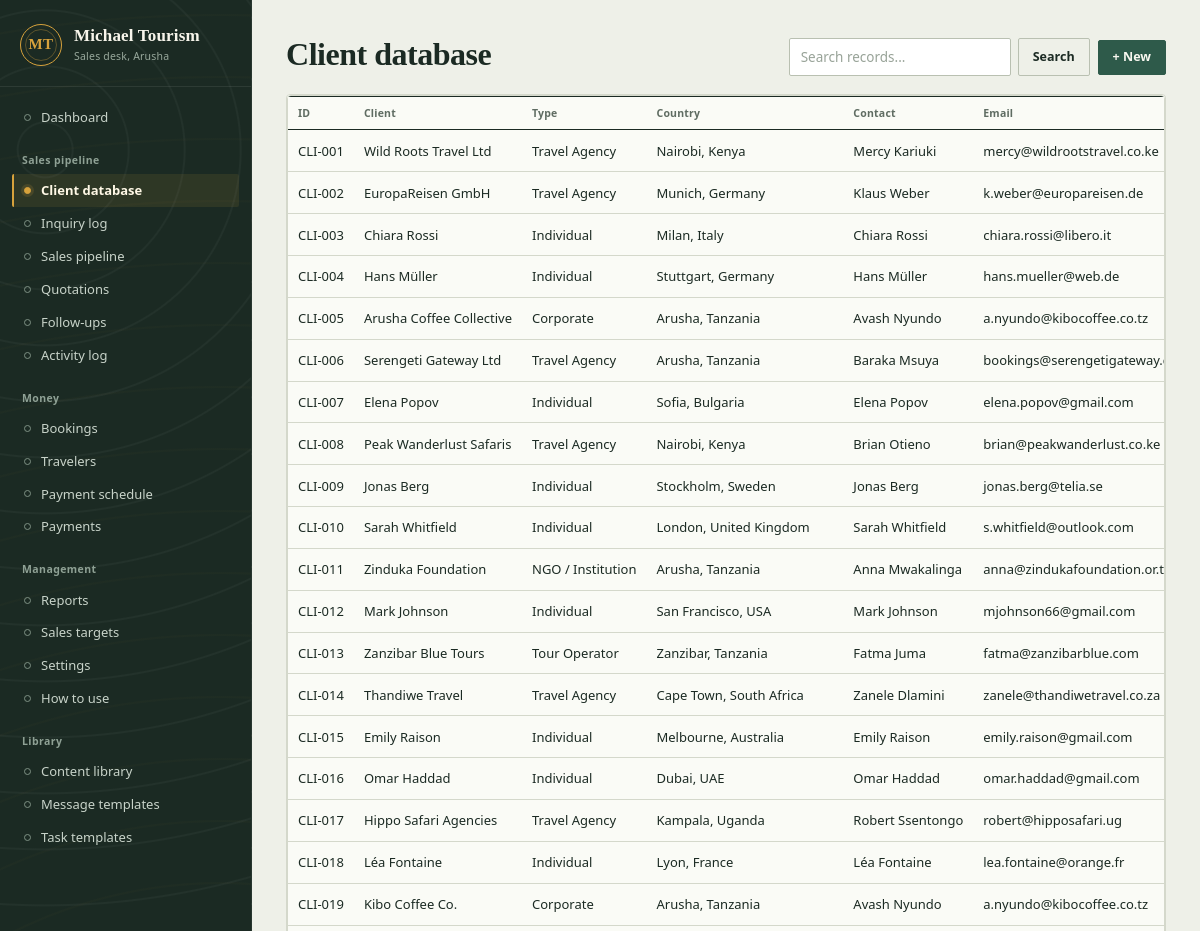
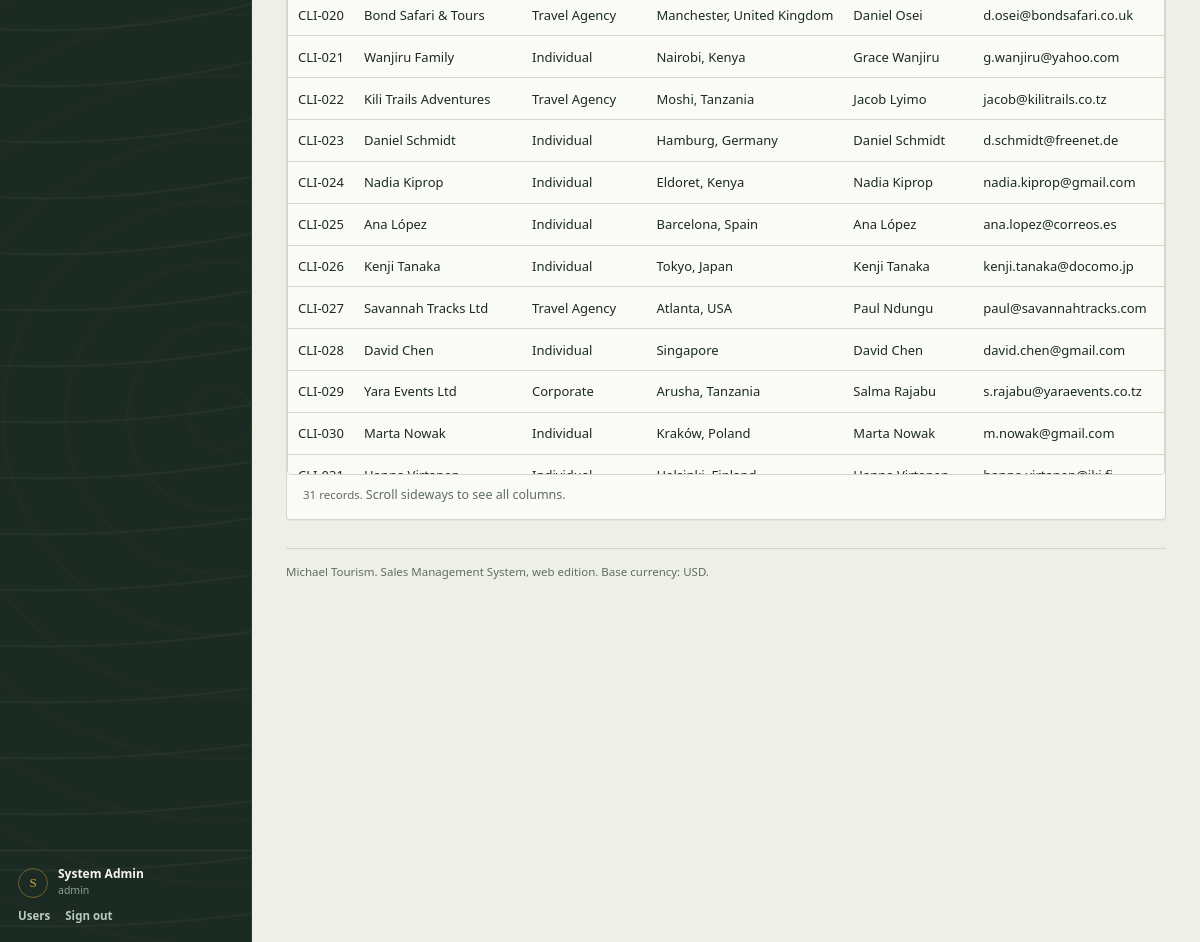
The page /clients (signed in) on the database its author committed (2 pictures, top to bottom).
### tables this page shows
CREATE TABLE IF NOT EXISTS `users` (
  `id`            INT AUTO_INCREMENT PRIMARY KEY,
  `name`          VARCHAR(100) NOT NULL,
  `email`         VARCHAR(150) NOT NULL UNIQUE,
  `salt`          VARCHAR(64)  NOT NULL,
  `password_hash` VARCHAR(64)  NOT NULL,
  `role`          ENUM('admin','manager','sales') NOT NULL DEFAULT 'sales',
  `active`        TINYINT(1) NOT NULL DEFAULT 1,
  `created_at`    TIMESTAMP NOT NULL DEFAULT CURRENT_TIMESTAMP
);

### app/controllers/crud.php (called while the page is built, shortened)
<?php
function crud_rows(array $m, string $q): array
{
    $q    = trim((string)$q);
    $sql  = 'SELECT base.* FROM (' . $m['select'] . ') base';
    $params = [];
    $alias = str_replace('t.', 'base.', $m['ordered']);
    $sql .= ' ORDER BY ' . $alias;
    return crud_postprocess($m, DB::all($sql, $params));
}
function crud_postprocess(array $m, array $rows): array
{
    if (empty($m['postprocess_row'])) return $rows;
    return $rows;
}
function crud_index(string $module): void
{
    $m = module_config($module);
    $q    = $_GET['q'] ?? '';
    $rows = crud_rows($m, (string)$q);
    view('crud_list', ['m' => $m, 'module' => $module, 'rows' => $rows, 'q' => $q]);
}

### public/router.php (called while the page is built, shortened)
<?php
require __DIR__ . '/index.php';

### app/helpers.php (called while the page is built, shortened)
<?php
function base_path(): string
{
    static $base = null;
    if ($base !== null) return $base;
    $docRoot = realpath((string)($_SERVER['DOCUMENT_ROOT'] ?? ''));
    $public  = realpath(dirname(__DIR__) . '/public');
    if ($docRoot !== false && $docRoot !== '/' && $public !== false && str_starts_with($public, $docRoot)) {
        $rel = substr($public, strlen($docRoot));
        return $base = rtrim(str_replace('\\', '/', $rel), '/');
    }
    $script = str_replace('\\', '/', (string)($_SERVER['SCRIPT_NAME'] ?? ''));
    $dir    = rtrim(str_replace('\\', '/', dirname($script)), '/');
    return $base = $dir;
}
function route_path(string $query): string
{
    parse_str($query, $q);
    $page   = preg_replace('/[^a-z_]/', '', strtolower((string)($q['page'] ?? 'dashboard'))) ?: 'dashboard';
    $action = (string)($q['action'] ?? '');
    $id     = (int)($q['id'] ?? 0);
    $edit   = (int)($q['edit'] ?? 0);
    $consumed = ['page' => true, 'action' => true, 'id' => true, 'edit' => true, 'token' => true];
    $extra    = array_diff_key($q, $consumed);
    switch ($page) {
        case 'dashboard':
            $path = '/';
            break;
        case 'logout':
            $path = '/logout';
            break;
        case 'reports':
        case 'help':
        case 'settings':
            $path = '/' . $page;
            break;
        case 'users':
            $path = $edit > 0 ? '/users/' . $edit . '/edit' : '/users';
            break;
        case 'draft_save':
            $path = '/drafts/save';
            break;
        case 'draft_discard':
            $path = '/drafts/discard';
            break;
        default:
            $slug = str_replace('_', '-', $page);
            $path = '/' . $slug;
            if ($action === 'form') {
                $path .= $id > 0 ? '/' . $id . '/edit' : '/new';
            } elseif ($action === 'save') {
                $path .= '/save';
            } elseif ($action === 'delete') {
                $path .= $id > 0 ? '/' . $id . '/delete' : '/delete';
            }
            break;
    }
    $qs = $extra ? '?' . http_build_query($extra) : '';
    return $path . $qs;
}
function url(string $query): string
{
    return base_path() . route_path($query);
}
function asset_url(string $path): string
{
    return base_path() . '/assets/' . ltrim($path, '/');
}
function e(?string $s): string
{
    return htmlspecialchars((string)$s, ENT_QUOTES, 'UTF-8');
}
function base_currency(): string
{
    return strtoupper(Env::get('BASE_CURRENCY', 'USD'));
}

### app/DB.php (called while the page is built, shortened)
<?php
final class DB
{
    private static $pdo = null;
    public static function pdo(): PDO
    {
        if (self::$pdo instanceof PDO) return self::$pdo;
        $dsn_host = Env::get('DB_HOST', '127.0.0.1');
        $dsn_port = Env::int('DB_PORT', 3306);
        $name     = Env::get('DB_NAME', '');
        $user     = Env::get('DB_USER', 'root');
        $pass     = Env::get('DB_PASS', '');
        $charset  = Env::get('DB_CHARSET', 'utf8mb4');
        $dsn = "mysql:host={$dsn_host};port={$dsn_port};dbname={$name};charset={$charset}";
        try {
            self::$pdo = new PDO($dsn, $user, $pass, [
                PDO::ATTR_ERRMODE            => PDO::ERRMODE_EXCEPTION,
                PDO::ATTR_DEFAULT_FETCH_MODE => PDO::FETCH_ASSOC,
                PDO::ATTR_EMULATE_PREPARES   => false,
            ]);
        } catch (PDOException $e) {
            http_response_code(500);
            error_log('DB connect failed: ' . $e->getMessage());
            exit('Database connection failed - check the credentials in .envWebVersion');
        }
        return self::$pdo;
    }
    public static function one(string $sql, array $params = []): ?array
    {
        $st = self::pdo()->prepare($sql);
        $st->execute($params);
        $row = $st->fetch();
        return $row === false ? null : $row;
    }
}

### app/Auth.php (called while the page is built, shortened)
<?php
final class Auth
{
    public static function user(): ?array
    {
        return DB::one('SELECT * FROM users WHERE id = ? AND active = 1', [$_SESSION['user_id']]);
    }
    public static function role(): string
    {
        $u = self::user();
        return $u ? $u['role'] : '';
    }
}

### app/Env.php (called while the page is built, shortened)
<?php
final class Env
{
    private static $values = [];
    public static function get(string $key, string $default = ''): string
    {
        $env = getenv($key);
        if ($env !== false && $env !== '') return $env;
        return self::$values[$key] ?? $default;
    }
}

### app/views/layout.php (the view, shortened to what this page needs)
<?php
$isBare = !empty($bare);
?><!DOCTYPE html>
<html lang="en">
<head>
<link rel="stylesheet" href="<?= e(asset_url('style.css')) ?>">
</head>
<body class="<?= $isBare ? 'bare' : '' ?>"
      <?php if (!$isBare): ?>data-draft-save-url="<?= e(url('page=draft_save')) ?>"
      data-draft-discard-url="<?= e(url('page=draft_discard')) ?>"<?php endif; ?>>
<?php if (!empty($bare)): ?>
  <?= $content ?>
<?php else: ?>
<div class="shell">
  <aside class="side">
    <div class="brand">
      <span class="mark" aria-hidden="true">MT</span>
      <div class="brandtext"><b>Michael Tourism</b><span>Sales desk, Arusha</span></div>
    </div>
    <nav aria-label="Main navigation">
      <a href="<?= e(url('page=dashboard')) ?>" <?= ($page ?? '') === 'dashboard' ? 'class="on"' : '' ?>>Dashboard</a>
      <?php
        $groups = [
          'Sales pipeline' => [
            ['clients',      'Client database'],
            ['inquiries',    'Inquiry log'],
            ['pipeline',     'Sales pipeline'],
            ['quotations',   'Quotations'],
            ['followups',    'Follow-ups'],
            ['activities',   'Activity log'],
          ],
          'Money' => [
            ['bookings',     'Bookings'],
            ['travelers',    'Travelers'],
            ['schedule',     'Payment schedule'],
            ['payments',     'Payments'],
          ],
          'Management' => [
            ['reports',      'Reports'],
            ['targets',      'Sales targets'],
            ['settings',     'Settings'],
            ['help',         'How to use'],
          ],
          'Library' => [
            ['content_library',   'Content library'],
            ['message_templates', 'Message templates'],
            ['task_templates',    'Task templates'],
          ],
        ];
        foreach ($groups as $label => $items): ?>
          <div class="navgrp"><?= e($label) ?></div>
          <?php foreach ($items as [$p, $txt]): ?>
            <a href="<?= e(url('page=' . $p)) ?>" <?= ($page ?? '') === $p ? 'class="on"' : '' ?>><?= e($txt) ?></a>
          <?php endforeach; ?>
        <?php endforeach; ?>
    </nav>
    <?php $meName = (string)($user['name'] ?? 'Michael Tourism'); ?>
    <div class="me">
      <div class="me-row">
        <span class="avatar" aria-hidden="true"><?= e(strtoupper(substr($meName, 0, 1))) ?></span>
        <div>
          <div class="me-name"><?= e($meName) ?></div>
          <div class="me-role"><?= e($user['role'] ?? '') ?></div>
        </div>
      </div>
      <div class="me-links">
        <a href="<?= e(url('page=users')) ?>">Users</a>
        <a href="<?= e(url('page=logout')) ?>" data-draft-flush>Sign out</a>
      </div>
    </div>
  </aside>
  <main class="main">
    <?= $content ?>
    <footer class="foot">Michael Tourism. Sales Management System, web edition. Base currency: <?= e($base_cur) ?>.</footer>
  </main>
</div>
<?php endif; ?>
</body>
</html>

### public/assets/style.css (style rules this page uses)
:root { --ink:#1B2A23; --ink-2:#263A30; --forest:#2E5A4A; --forest-dark:#23483B; --forest-soft:#DDE7DD; --paper:#EEF0E8; --paper-2:#E5E8DD; --surface:#FAFBF6; --surface-2:#F3F4EC; --line:#D4D8CB; --line-strong:#B9C0B1; --muted:#5F6C62; --saffron:#D7A23C; --saffron-soft:#F5E9C8; --clay:#B44E38; --clay-soft:#F4DED8; --sky:#6F8F89; --gold:#B8862F; --sand:#C9B98F; --ok:#2F6B4F; --okbg:#DFEDE2; --info:#2E5A4A; --infobg:#E2EBE1; --warn:#8A5A12; --warnbg:#F5E9C8; --bad:#9E3D2C; --badbg:#F4DED8; --font-body:"Avenir Next","Segoe UI",system-ui,-apple-system,"Helvetica Neue",Arial,sans-serif; --font-display:"Iowan Old Style","Palatino Linotype","Book Antiqua",Palatino,Georgia,serif; --font-mono:"SFMono-Regular",Consolas,"Liberation Mono",Menlo,monospace; --radius:4px; --shadow:0 1px 0 rgba(27,42,35,.05); }
* { box-sizing:border-box }
html { background:var(--paper) }
body { margin:0; font:14px/1.55 var(--font-body); color:var(--ink); background:var(--paper); -webkit-font-smoothing:antialiased; text-rendering:optimizeLegibility; }
a { color:var(--forest);text-decoration:none }
.shell { display:flex;min-height:100vh }
.side { width:252px; flex-shrink:0; display:flex; flex-direction:column; background: repeating-radial-gradient(circle at 18% 8%, transparent 0 26px, rgba(255,255,255,.035) 27px 28px, transparent 29px 56px), repeating-radial-gradient(circle at 88% 72%, transparent 0 30px, rgba(215,162,60,.025) 31px 32px, transparent 33px 62px), var(--ink); color:#D9E1D8; border-right:1px solid rgba(255,255,255,.06); }
.side .brand { display:flex; align-items:center; gap:12px; padding:24px 20px 20px; border-bottom:1px solid rgba(255,255,255,.08); }
.side .brand .mark, .proposal-brand .mark, .proposal-empty .mark, .login-brand .mark { display:inline-flex; align-items:center; justify-content:center; flex-shrink:0; width:42px; height:42px; border:1px solid var(--saffron); border-radius:50%; background:transparent; color:var(--saffron); font-family:var(--font-display); font-size:15px; font-weight:600; letter-spacing:.02em; position:relative; }
.side .brand .mark::after, .proposal-brand .mark::after, .proposal-empty .mark::after, .login-brand .mark::after { content:""; position:absolute; inset:4px; border:1px solid rgba(215,162,60,.35); border-radius:50%; }
.side .brand .brandtext { display:flex;flex-direction:column;min-width:0 }
.side .brand b { display:block; color:#F7F5EB; font-family:var(--font-display); font-size:17px; line-height:1.15; font-weight:600; letter-spacing:.01em; }
.side .brand .brandtext span { display:block; margin-top:3px; color:#98A89C; font-size:10.5px; letter-spacing:.02em; }
.side nav { padding:14px 12px; flex:1; overflow:auto; scrollbar-width:thin; scrollbar-color:rgba(255,255,255,.16) transparent; }
.side nav a { display:flex; align-items:center; gap:10px; color:#C8D3C9; padding:8px 10px; border-left:2px solid transparent; border-radius:2px; font-size:13px; line-height:1.3; transition:background .15s ease,color .15s ease,border-color .15s ease; }
.side nav a::before { content:""; width:5px; height:5px; border:1px solid #7E9184; border-radius:50%; flex:none; transition:background .15s ease,border-color .15s ease,box-shadow .15s ease; }
.side nav a.on { background:rgba(215,162,60,.10); border-left-color:var(--saffron); color:#FFF8E6; font-weight:600; }
.side nav a.on::before { background:var(--saffron); border-color:var(--saffron); box-shadow:0 0 0 3px rgba(215,162,60,.15); }
.navgrp { margin:18px 10px 6px; color:#8FA195; font-size:10.5px; font-weight:600; letter-spacing:.04em; text-transform:none; }
.me { padding:16px 18px; border-top:1px solid rgba(255,255,255,.08); color:#C8D3C9; font-size:12px; }
.me-row { display:flex;align-items:center;gap:10px }
.me .avatar { display:inline-flex; align-items:center; justify-content:center; width:30px; height:30px; flex:none; border:1px solid rgba(215,162,60,.45); border-radius:50%; color:var(--saffron); font-family:var(--font-display); font-size:13px; }
.me-name { font-weight:600;color:#F7F5EB;line-height:1.2 }
.me-role { font-size:10.5px;color:#8FA195;margin-top:1px }
.me-links { margin-top:9px }
.me a { display:inline-block;margin:0 12px 0 0;color:#B9C9BD;font-weight:600;font-size:11.5px }
.main { flex:1;min-width:0;padding:24px 34px 32px;max-width:1520px }
.foot { margin-top:28px; padding-top:14px; border-top:1px solid var(--line); color:var(--muted); font-size:11.5px; }
@media (min-width:861px) { .side { position:sticky;top:0;height:100vh;overflow:hidden } }

### rows shown on the page
users: name "S", name "System Admin", role "admin"

### other values the page prints
$label "Sales pipeline"
$txt "Client database"
$txt "Inquiry log"
$txt "Sales pipeline"
$txt "Quotations"
$txt "Follow-ups"
$txt "Activity log"
$label "Money"
$txt "Bookings"
$txt "Travelers"
$txt "Payment schedule"
$txt "Payments"
$label "Management"
$txt "Reports"
$txt "Sales targets"
